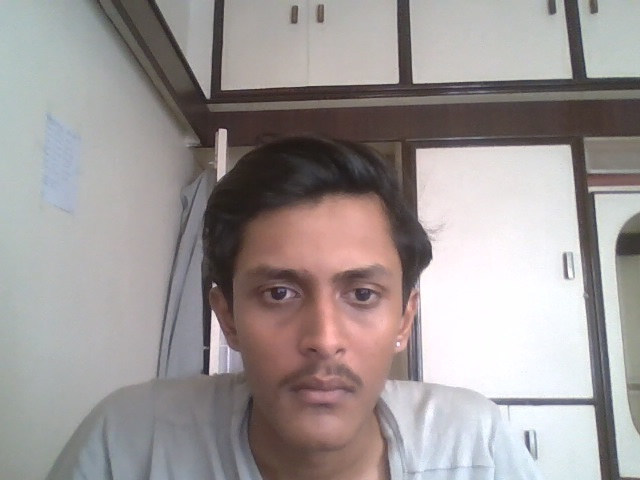
#> input picture CV/dataset/mobile_phone/images/nophone/nophone_1792229014566352000.jpg, 640 x 480 px; its folder holds only this picture in this run
$ python phone_annotation.py
#> lines starting #> are read from the running program, lines starting #| are printed output that depends on the picture
### CV/config.py
"""Central configuration for the webcam examination monitor."""
from pathlib import Path

PROJECT_ROOT = Path(__file__).resolve().parent
DATASET_DIR = PROJECT_ROOT / "dataset"
FACE_DATASET_DIR = DATASET_DIR / "face_direction"
PHONE_IMAGES_DIR = DATASET_DIR / "mobile_phone" / "images"
PHONE_POSITIVE_IMAGES_DIR = PHONE_IMAGES_DIR / "phone"
PHONE_NEGATIVE_IMAGES_DIR = PHONE_IMAGES_DIR / "nophone"
PHONE_ANNOTATIONS_DIR = DATASET_DIR / "mobile_phone" / "annotations"
PHONE_SPLITS_DIR = DATASET_DIR / "mobile_phone" / "splits"
MODELS_DIR = PROJECT_ROOT / "models"
PHONE_MODEL_DIR = MODELS_DIR / "phone_detector"
LOGS_DIR = PROJECT_ROOT / "logs"
REPORTS_DIR = PROJECT_ROOT / "reports"
TRAINING_RESULTS_DIR = PROJECT_ROOT / "training_results"
PHONE_DATASET_SUMMARY = DATASET_DIR / "mobile_phone" / "dataset_summary.json"
PHONE_RESULTS_DIR = TRAINING_RESULTS_DIR / "phone_detector"
PHONE_SAMPLES_DIR = PHONE_RESULTS_DIR / "samples"
PHONE_MODEL_PATH = PHONE_MODEL_DIR / "phone_detector.keras"
PHONE_IMAGE_SIZE = (256, 192)
PHONE_STRIDE = 8
PHONE_GRID_SIZE = (PHONE_IMAGE_SIZE[0] // PHONE_STRIDE, PHONE_IMAGE_SIZE[1] // PHONE_STRIDE)
PHONE_EPOCHS = 100
PHONE_BATCH_SIZE = 4
PHONE_LEARNING_RATE = 0.001
PHONE_RANDOM_SEED = 42
PHONE_IOU_THRESHOLD = 0.25
PHONE_SPLIT_RATIOS = (0.70, 0.15, 0.15)
PHONE_EARLY_STOPPING_PATIENCE = 20
PHONE_MIN_POSITIVE_SAMPLES = 3
PHONE_MIN_NEGATIVE_SAMPLES = 3
PHONE_THRESHOLD_CANDIDATES = (0.10, 0.15, 0.20, 0.25, 0.30, 0.35, 0.45, 0.55, 0.65, 0.75, 0.85)
PHONE_TRAINING_LOG = LOGS_DIR / "phone_training.log"

FACE_CLASSES = ("normal", "looking_left", "looking_right", "looking_up",
                "looking_down", "eyes_closed")
CNN_INPUT_SIZE = (128, 128)
FACE_SMOOTHING_ALPHA = 0.65
FACE_TRACK_IOU_THRESHOLD = 0.25
CAPTURE_TARGET_PER_CLASS = 300
AUTO_CAPTURE_INTERVAL_SECONDS = 0.25
WEBCAM_INDEX = 0
CAMERA_WIDTH, CAMERA_HEIGHT = 960, 540
MIRROR_PREVIEW = True
CNN_CONFIDENCE_THRESHOLD = 0.60
CNN_MARGIN_THRESHOLD = 0.10
EYE_REGION_TOP_FRACTION = 0.60
EYE_DETECTION_MIN_NEIGHBORS = 4
EYE_HISTORY_FRAMES = 5
EYE_OPENNESS_SMOOTHING = 0.60
EYE_CLOSED_OPENNESS_THRESHOLD = 0.40
EYE_OPENNESS_SLOPE = 12.0
PERSON_CONFIDENCE_THRESHOLD = 0.40
PHONE_CONFIDENCE_THRESHOLD = 0.55
PHONE_CONFIRMATION_FRAMES = 3
PHONE_TRACK_IOU_THRESHOLD = 0.20
FACE_ABSENCE_SECONDS = 2.0
DIRECTION_EVENT_SECONDS = 1.5
EVENT_COOLDOWN_SECONDS = 8.0
PHONE_WINDOW_SIZE = (96, 96)
DATABASE_PATH = LOGS_DIR / "exam_database.db"
CSV_LOG_PATH = LOGS_DIR / "events.csv"

SCORE_RULES = {
    "looking_left": 2, "looking_right": 2, "looking_up": 2,
    "looking_down": 2, "phone_detected": 5, "multiple_people": 5,
    "face_absent": 3,
}


def ensure_directories() -> None:
    for directory in (
        FACE_DATASET_DIR, PHONE_IMAGES_DIR, PHONE_POSITIVE_IMAGES_DIR,
        PHONE_NEGATIVE_IMAGES_DIR, PHONE_ANNOTATIONS_DIR, PHONE_SPLITS_DIR,
        MODELS_DIR, PHONE_MODEL_DIR, LOGS_DIR, REPORTS_DIR,
        TRAINING_RESULTS_DIR, PHONE_RESULTS_DIR, PHONE_SAMPLES_DIR,
    ):
        directory.mkdir(parents=True, exist_ok=True)
    for class_name in FACE_CLASSES:
        (FACE_DATASET_DIR / class_name).mkdir(parents=True, exist_ok=True)


# [22 lines left out: function validate_config, not called in this run]

### CV/src/phone_annotation.py
"""Manual OpenCV annotation tool for mobile-phone bounding boxes.

Run with:  python -m src.phone_annotation

Controls:
    LEFT drag        draw a phone bounding box
    RIGHT click      delete the box under the cursor (correct a mistake)
    D                delete the last box
    S                save the drawn boxes (phone image)
    X                mark the image as containing no phone
    N                skip this image for now
    B                go back to the previous image
    Q                quit

Annotations are stored as JSON with YOLO-normalized values:
    {"image": "<name>", "boxes": [[0, x_center, y_center, width, height], ...]}
All coordinates are normalized to (0, 1). Invalid boxes (outside the image
or zero width/height) are rejected instead of being saved.
"""
from __future__ import annotations

import json
from pathlib import Path

import cv2

from config import PHONE_ANNOTATIONS_DIR, PHONE_IMAGES_DIR, ensure_directories

IMAGE_EXTENSIONS = {".jpg", ".jpeg", ".png"}


def _annotation_path(image_path: Path) -> Path:
    return PHONE_ANNOTATIONS_DIR / f"{image_path.stem}.json"


def _load_existing(image_path: Path) -> list[tuple[int, int, int, int]]:
    """Load any previous boxes for this image so the user can correct them."""
    path = _annotation_path(image_path)
    if not path.exists():
        return []
    try:
        payload = json.loads(path.read_text(encoding="utf-8"))
    except json.JSONDecodeError:
        return []
    image = cv2.imread(str(image_path))
    if image is None:
        return []
    height, width = image.shape[:2]
    boxes: list[tuple[int, int, int, int]] = []
    for box in payload.get("boxes", []):
        if not isinstance(box, list) or len(box) != 5:
            continue
        _, cx, cy, w, h = (float(value) for value in box)
        x1 = int(round((cx - w / 2) * width))
        y1 = int(round((cy - h / 2) * height))
        x2 = int(round((cx + w / 2) * width))
        y2 = int(round((cy + h / 2) * height))
        boxes.append((x1, y1, x2, y2))
    return boxes


class Annotator:
    def __init__(self):
        self.files: list[Path] = sorted(
            path for path in PHONE_IMAGES_DIR.rglob("*")
            if path.is_file() and path.suffix.lower() in IMAGE_EXTENSIONS
        )
        self.index = 0
        self.loaded_index = -1
        self.boxes: list[tuple[int, int, int, int]] = []
        self.start: tuple[int, int] | None = None
        self.current: tuple[int, int] | None = None
        self.image_size: tuple[int, int] = (0, 0)

    # [57 lines left out: functions mouse, _delete_box_at, _validate_boxes, save_current, not called in this run]

    def run(self) -> None:
        if not self.files:
            print("No phone/nophone images found. Capture images first with "
                  "python -m src.phone_dataset_capture.")
            return
        print(f"Found {len(self.files)} image(s) to annotate.")
        cv2.namedWindow("Phone Annotation")
        cv2.setMouseCallback("Phone Annotation", self.mouse)
        try:
            while 0 <= self.index < len(self.files):
                image_path = self.files[self.index]
                image = cv2.imread(str(image_path))
#> image is the input picture: shape (480, 640, 3); mean B, G, R 150.8, 151.6, 158.2
                if image is None:
                    print(f"Skipping unreadable image: {image_path}")
                    self.index += 1
                    continue
                self.image_size = (image.shape[1], image.shape[0])
#> self.image_size = (640, 480)
                if self.loaded_index != self.index:
                    self.boxes = _load_existing(image_path)
                    self.start = self.current = None
                    self.loaded_index = self.index
                display = image.copy()
                for box in self.boxes:
                    cv2.rectangle(display, box[:2], box[2:], (0, 255, 0), 2)
                if self.start and self.current:
                    cv2.rectangle(display, self.start, self.current, (255, 255, 0), 2)
                folder = image_path.parent.name
                header = (f"{self.index + 1}/{len(self.files)} | {image_path.name} | folder: {folder} | "
                          f"boxes: {len(self.boxes)}")
                help_text = ("drag box | right-click delete | D delete last | S save | X no phone | "
                             "N skip | B back | Q quit")
                cv2.putText(display, header, (10, 25), cv2.FONT_HERSHEY_SIMPLEX, .55, (0, 255, 255), 2)
                cv2.putText(display, help_text, (10, 50), cv2.FONT_HERSHEY_SIMPLEX, .45, (255, 255, 255), 1)
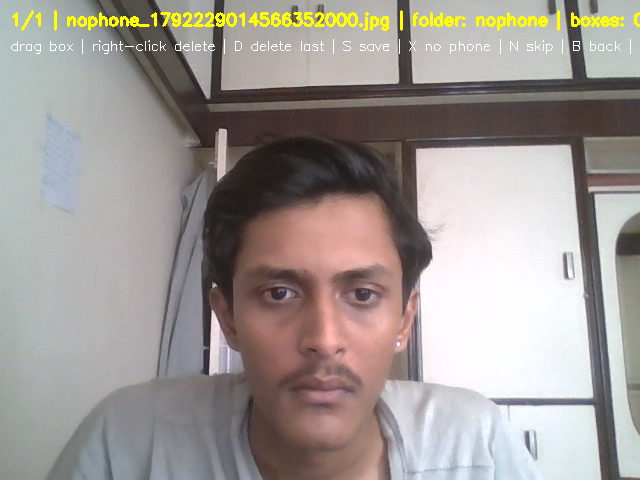
#> display: shape (480, 640, 3); mean B, G, R 149, 153.2, 159.8
                cv2.imshow("Phone Annotation", display)
                key = cv2.waitKey(20) & 0xFF
#> (key q is pressed here)
                if key == ord("q"):
                    break
                if key in (ord("s"), ord("x")):
                    try:
                        self.save_current(key == ord("s"))
                    except ValueError as error:
                        print(f"REJECTED: {error}")
                        continue
                    self.index += 1
                    self.boxes = []
                elif key == ord("d") and self.boxes:
                    self.boxes.pop()
                elif key == ord("n"):
                    self.index += 1
                    self.boxes = []
                elif key == ord("b"):
                    self.index = max(0, self.index - 1)
                    self.boxes = []
        finally:
            cv2.destroyAllWindows()
            self._report_remaining()

    def _report_remaining(self) -> None:
        pending = []
        for path in (
            path for path in PHONE_IMAGES_DIR.rglob("*")
            if path.is_file() and path.suffix.lower() in IMAGE_EXTENSIONS
        ):
            annotation = _annotation_path(path)
            if not annotation.exists():
                pending.append(path.name)
                continue
            try:
                payload = json.loads(annotation.read_text(encoding="utf-8"))
            except json.JSONDecodeError:
                pending.append(path.name)
                continue
            if path.parent.name == "phone" and not payload.get("boxes"):
                pending.append(path.name)
        if pending:
            print(f"\n{len(pending)} image(s) still need annotation "
                  "(missing file, or a phone image with no boxes):")
            for name in pending:
                print(f"  - {name}")
        else:
            print("\nAll phone images have at least one box and all nophone images are empty.")


if __name__ == "__main__":
    ensure_directories()
    Annotator().run()
